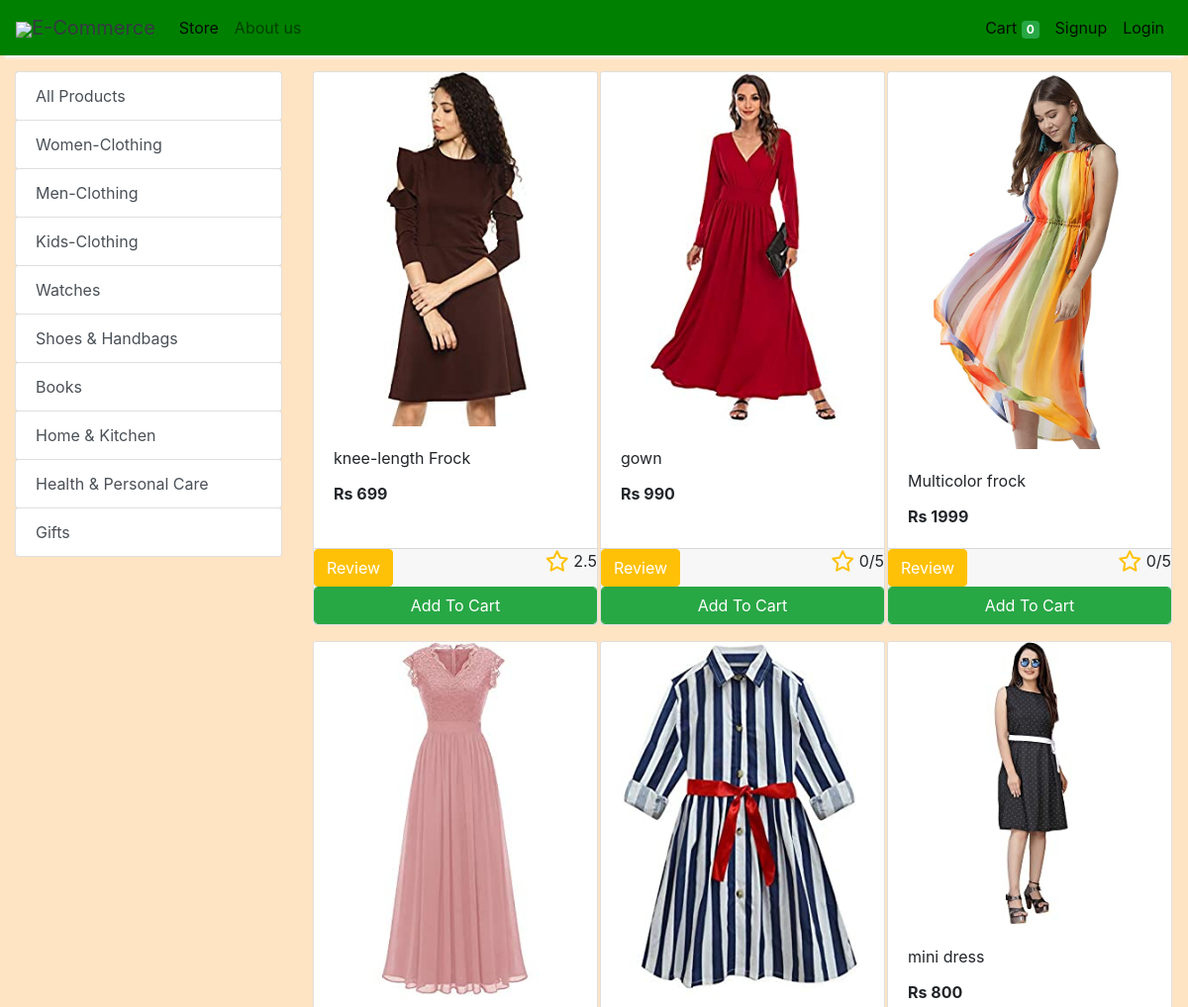
/store?category=22 (upper part), run on an earlier commit of the app's database.
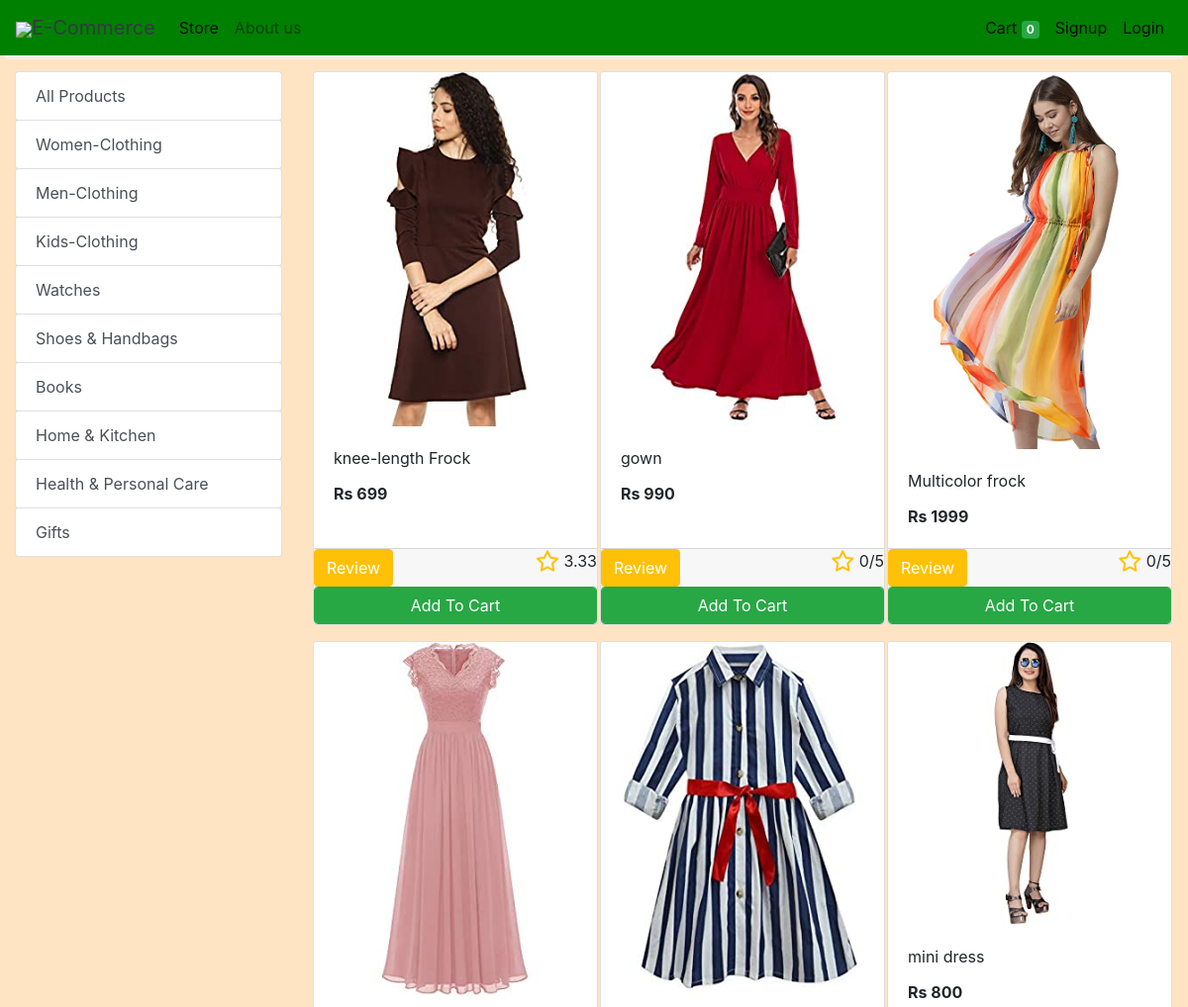
And on a later commit of the database.
### store/models/product.py (models this page shows, shortened)
class Products(models.Model):
    name = models.CharField(max_length=60)
    price= models.IntegerField(default=0)
    category= models.ForeignKey(Category,on_delete=models.CASCADE,default=1 )
    description= models.CharField(max_length=250, default='', blank=True, null= True)
    image= models.ImageField(upload_to='uploads/products/')
    avgrat=models.FloatField(blank=True,null=True)
    @staticmethod
    def get_all_products_by_categoryid(category_id):
        if category_id:
            return Products.objects.filter (category=category_id)
        else:
            return Products.get_all_products();

### store/views/home.py (the view)
# urls.py: path('' , include('store.urls'))
def store(request):
    cart = request.session.get('cart')
    if not cart:
        request.session['cart'] = {}
    products = None
    categories = Category.get_all_categories()
    categoryID = request.GET.get('category')
    if categoryID:
        products = Products.get_all_products_by_categoryid(categoryID)
    else:
        products = Products.get_all_products();
    data = {}
    data['products'] = products
    data['categories'] = categories
    print('you are : ', request.session.get('email'))
    return render(request, 'index.html', data)

### store/models/category.py (called while the page is built)
    @staticmethod
    def get_all_categories():
        return Category.objects.all()

### store/templatetags/cart.py (called while the page is built)
@register.filter (name='is_in_cart')
def is_in_cart(product, cart):
    keys = cart.keys ()
    for id in keys:
        if int (id) == product.id:
            return True
    return False;

### store/templatetags/custom_filter.py (called while the page is built)
@register.filter(name='currency')
def currency(number):
    return "Rs "+str(number)

### store/templates/index.html (shortened to what this page needs)
{% extends 'base.html' %}
{% block content %}
{% load cart %}
{% load custom_filter %}
<div class="container-fluid mt-3">
	<div class="row">
		<div class="col-lg-3 mx-auto">
			<div class="list-group">
				<a href="/" class="list-group-item list-group-item-action btn btn-outline-success">All Products</a>
				{% for category in categories %}
				<a href="/?category={{category.id}}"
					class="list-group-item list-group-item-action btn btn-outline-success ">{{category.name}}</a>
				{% endfor %}
			</div>
		</div>
		<div id='products' class="col-lg-9 mx-auto">
			<div class="row mx-auto">
				{% for product in products %}
				<div class="card mx-auto mb-3" id={{product.id}} style="width: 18rem;">
					<img class="card-img-top" src="{{product.image.url}}" alt="Card image cap">
					<div class="card-body">
						<p class="card-title">{{product.name}}</p>
				<p class="card-text"><b>{{product.price|currency}}</b></p>
					</div>
					<div class="card-footer p-0 no-gutters">
						{% if product|is_in_cart:request.session.cart %}
						<div class="row no-gutters">
							<form action="/#{{product.id}}" class="col-2 " method="post">
								{% csrf_token %}
								<input hidden type="text" name='product' value='{{product.id}}'>
								<input hidden type="text" name='remove' value='True'>
								<input type="submit" value=" - " class="btn btn-block btn-success border-right">
							</form>
							<div class="text-center col btn btn-success">{{product|cart_quantity:request.session.cart}} in Cart</div>
							<form action="/#{{product.id}}" class="col-2 " method="post">
								{% csrf_token %}
								<input hidden type="text" name='product' value='{{product.id}}'>
								<input type="submit" value=" + " class="btn btn-block btn-success border-left">
							</form>
						</div>
						{% else %}
						<button type="button" class="btn btn-warning"><a href="{% url 'rating' product.id %}" style="text-decoration:None; color:white;">Review</a></button>
						<span class='float-right'><i class="fa-regular fa-star fa-lg text-warning"></i>{% if product.avgrat %}
						{{product.avgrat}}
						{% else %}
						0/5
						{% endif %}</span>
						<form action="/#{{product.id}}" method="POST" class="btn-block">
							<input type="submit" class="float-right btn btn-success form-control"
								value="Add To Cart">
						</form>
						{% endif %}
			</div>
				</div>
				{% endfor %}
			</div>
		</div>
	</div>
</div>
{% include "footer.html" %}
{% endblock %}

What changed in the data, as far as the page shows it:
changed Products "knee-length Frock": avgrat "2.5" → "3.33"
